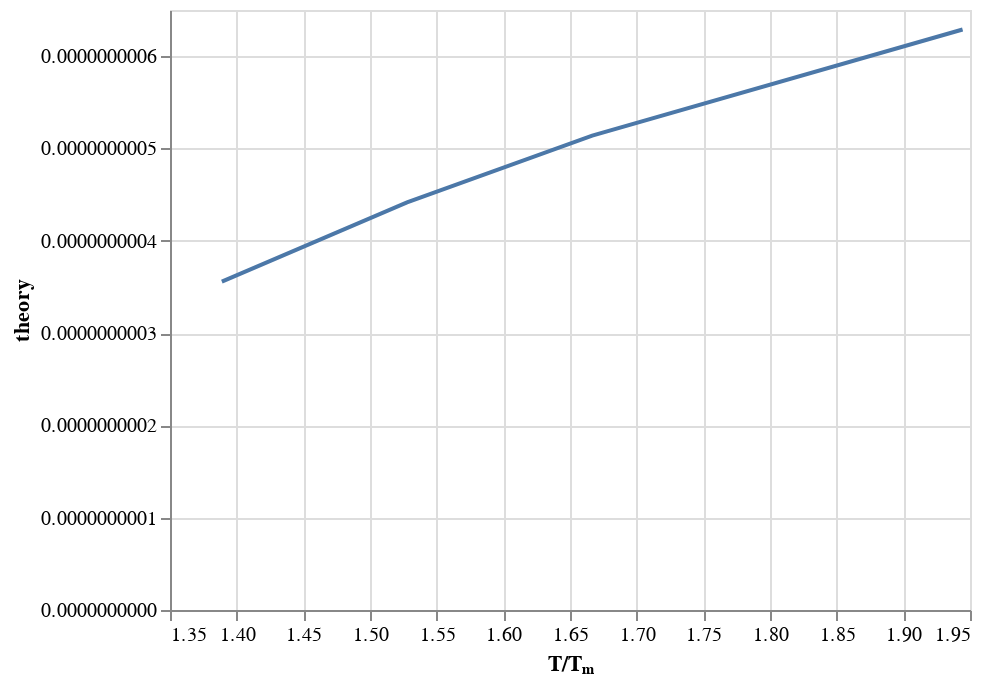

Notebook cell for this chart:
### Code cell
c.mark_line().encode(y="theory")

### Figure 1 — Vega-Lite specification as saved in the notebook (floating-point values rounded to 4 significant figures)
{"$schema": "https://vega.github.io/schema/vega-lite/v2.6.0.json", "config": {"view": {"height": 300, "width": 400}}, "data": {"name": "data-d8138371b08cc82ee753ddd8fd590d97"}, "datasets": {"data-d8138371b08cc82ee753ddd8fd590d97": [{"scaling": -0.1298, "temp_norm": 1.389, "theory": 3.558e-10}, {"scaling": -0.07981, "temp_norm": 1.389, "theory": 3.558e-10}, {"scaling": -0.07459, "temp_norm": 1.389, "theory": 3.558e-10}, {"scaling": -0.1207, "temp_norm": 1.389, "theory": 3.558e-10}, {"scaling": -0.08161, "temp_norm": 1.389, "theory": 3.558e-10}, {"scaling": -0.4209, "temp_norm": 1.528, "theory": 4.416e-10}, {"scaling": -0.2436, "temp_norm": 1.528, "theory": 4.416e-10}, {"scaling": -0.383, "temp_norm": 1.528, "theory": 4.416e-10}, {"scaling": -0.371, "temp_norm": 1.528, "theory": 4.416e-10}, {"scaling": -0.4124, "temp_norm": 1.528, "theory": 4.416e-10}, {"scaling": -0.4703, "temp_norm": 1.667, "theory": 5.139e-10}, {"scaling": -0.6775, "temp_norm": 1.667, "theory": 5.139e-10}, {"scaling": -0.6097, "temp_norm": 1.667, "theory": 5.139e-10}, {"scaling": -0.7003, "temp_norm": 1.667, "theory": 5.139e-10}, {"scaling": -0.8032, "temp_norm": 1.667, "theory": 5.139e-10}, {"scaling": -1.713, "temp_norm": 1.944, "theory": 6.289e-10}, {"scaling": -1.768, "temp_norm": 1.944, "theory": 6.289e-10}, {"scaling": -1.536, "temp_norm": 1.944, "theory": 6.289e-10}, {"scaling": -2.255, "temp_norm": 1.944, "theory": 6.289e-10}, {"scaling": -2.017, "temp_norm": 1.944, "theory": 6.289e-10}]}, "encoding": {"x": {"field": "temp_norm", "scale": {"zero": false}, "title": "T/Tₘ", "type": "quantitative"}, "y": {"field": "theory", "type": "quantitative"}}, "mark": "line"}
